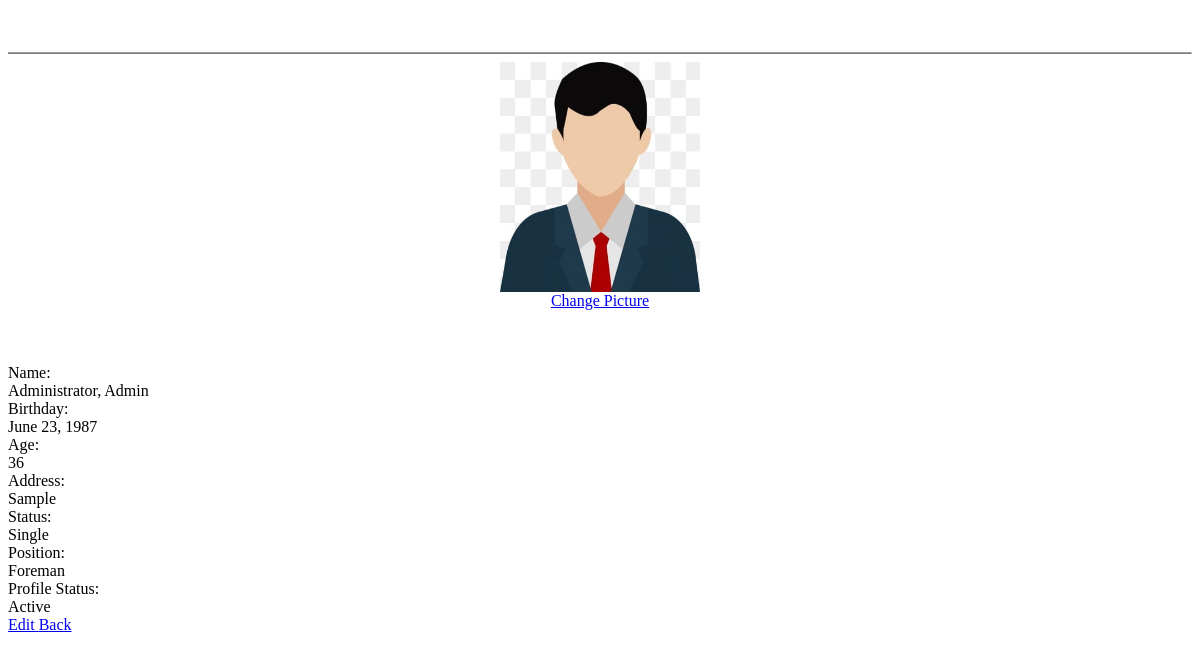
Page /pages/employee_profile.php?id=1 on the earlier database version.
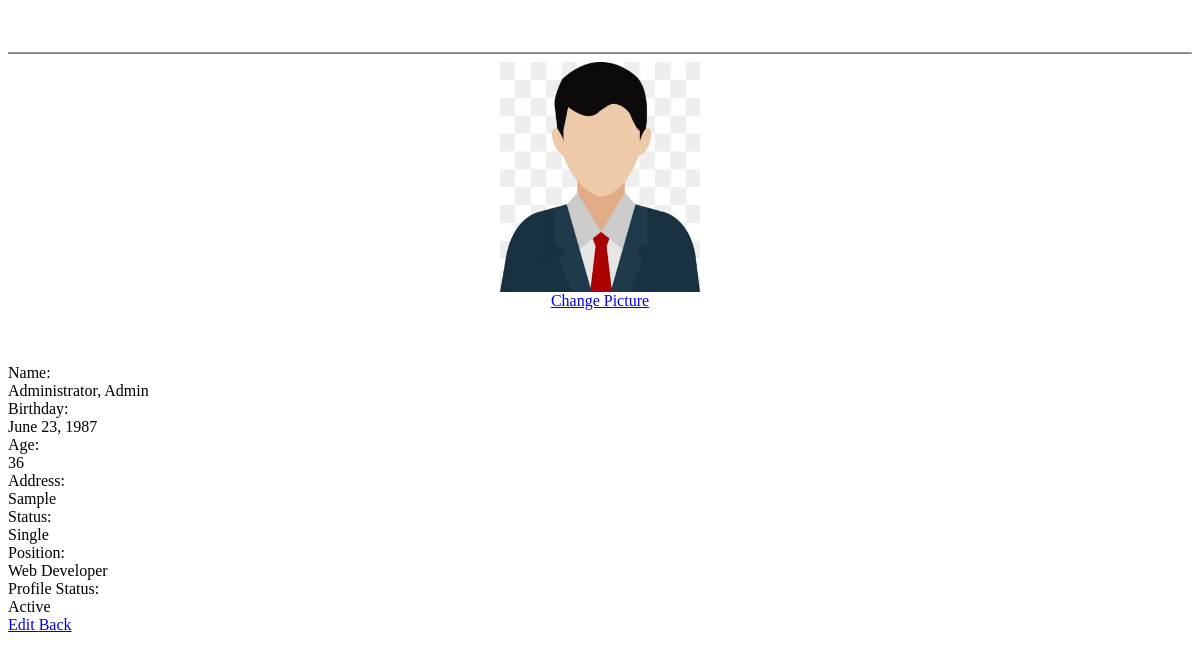
Same page on the later database version.
### tables this page shows
CREATE TABLE `employee` (
  `eid` int(10) NOT NULL,
  `lastname` varchar(50) NOT NULL,
  `firstname` varchar(50) NOT NULL,
  `midname` varchar(50) NOT NULL,
  `bday` date NOT NULL,
  `contact_no` varchar(15) NOT NULL,
  `address` varchar(100) NOT NULL,
  `pid` int(10) NOT NULL,
  `status` varchar(30) NOT NULL,
  `gender` varchar(10) NOT NULL,
  `ecode` varchar(10) NOT NULL,
  `date_added` date NOT NULL DEFAULT current_timestamp(),
  `e_pic` varchar(100) NOT NULL,
  `io` int(5) NOT NULL
);

CREATE TABLE `position` (
  `pid` int(10) NOT NULL,
  `position` varchar(100) NOT NULL,
  `p_type` varchar(15) NOT NULL,
  `daily_rate` varchar(10) NOT NULL
);

### pages/employee_profile.php (the view, shortened to what this page needs)
<div class="col-md-12">
<br><br>
<hr style="border-bottom:1px solid grey"></hr>
</div>
<?php
include '../includes/db.php';
$id = $_GET['id'];
$emp_query = mysqli_query($conn,"SELECT *,CONCAT(lastname,', ',firstname,' ',midname) as name from employee natural join position  where eid= '$id'");
$row= mysqli_fetch_assoc($emp_query);
$d1 = date("Y",strtotime($row['bday']));
$d2 = date("Y");
if(date("md",strtotime($row['bday'])) > date('md') ){
	$age = ($d2 - $d1)-1;
}else{
	$age = $d2 - $d1;
}
 ?>
<div class="col-md-12">
<div class="panel panel-default">
<div class="panel-body">
	<div class="col-md-2">
	<center><img src="../images/<?php echo $row['e_pic'] ?>" width="200px" height="230px"></center>
	<center><a  href="#change_pic" data-toggle="modal">Change Picture</a></center>
	</div>
	<br>
	<br>
	<br>
	<div class="col-md-6">
	<div class="row">
		<div class="col-sm-4 text-right"><label class="control-label">Name:</label></div>
		<div class="col-sm-8 text-left"><label class="control-label"><?php echo $row['name'] ?></label></div>
	</div>
	<div class="row">
		<div class="col-sm-4 text-right"><label class="control-label">Birthday:</label></div>
		<div class="col-sm-8 text-left"><label class="control-label"><?php echo date("F d, Y",strtotime($row['bday'])) ?></label></div>
	</div>
	<div class="row">
		<div class="col-sm-4 text-right"><label class="control-label">Age:</label></div>
		<div class="col-sm-8 text-left"><label class="control-label"><?php echo $age ?></label></div>
	</div>
	<div class="row">
		<div class="col-sm-4 text-right"><label class="control-label">Address:</label></div>
		<div class="col-sm-8 text-left"><label class="control-label"><?php echo $row['address'] ?></label></div>
	</div>
	<div class="row">
		<div class="col-sm-4 text-right"><label class="control-label">Status:</label></div>
		<div class="col-sm-8 text-left"><label class="control-label"><?php echo $row['status'] ?></label></div>
	</div>
	<div class="row">
		<div class="col-sm-4 text-right"><label class="control-label">Position:</label></div>
		<div class="col-sm-8 text-left"><label class="control-label"><?php echo $row['position'] ?></label></div>
	</div>
	<?php if(!isset($_GET['dattyp'])){ ?>
		<div class="row">
		<div class="col-sm-4 text-right"><label class="control-label">Profile Status:</label></div>
		<div class="col-sm-8 text-left"><label class="control-label"><?php if($row['io'] == '1'){ echo 'Active';}else{ echo 'Inactive'; } ?></label></div>
	</div>
	<?php } ?>
</div>
</div>
</div>
</div>
<div class="col-md-12">
<div class="col-md-6 col-md-offset-5">
<?php if(isset($_GET['dattyp'])){ ?>
	<a href="index.php?page=employee&io=1" class="btn btn-sm btn-info"> DONE </a>
	<a href="cancel_emp.php?id=<?php echo $id ?>" class="btn btn-sm btn-info"> Cancel </a>
	<?php }else{ ?>
	<a href="#update_emp" data-toggle="modal" class="btn btn-sm btn-info"><i class="fa fa-edit"></i> Edit </a>
	<a href="index.php?page=employee&io=1" class="btn btn-sm btn-info"><i class="fa fa-"></i> Back </a>
	<?php } ?>
</div>
</div>

Differences in the rows shown:
changed through a linked row, employee "Sample": pid.position "Foreman" → "Web Developer"
